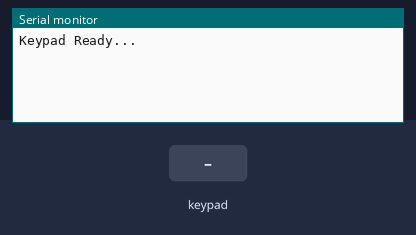
A sketch run on a simulated Arduino Uno, built with avr-gcc and run on an emulated ATmega328P. Shown: the last lines printed to the serial monitor. Wiring (inferred from the names in the program): 4×3 keypad with keys 1 2 3 4 5 6 7 8 9 * 0 # (labels assumed): rows pin 19, pin 18, pin 5, pin 17; columns pin 16, pin 4, pin 2. Inputs (shaded band) come from the test bench.

Above: at 1.2 s.
1.3 s: key '1' pressed
At 2.3 s:
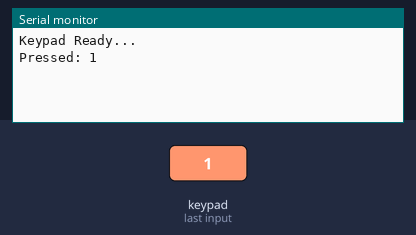
2.8 s: keypad keys 1 6 4 0 2 pressed 0.4 s apart
At 4.26 s:
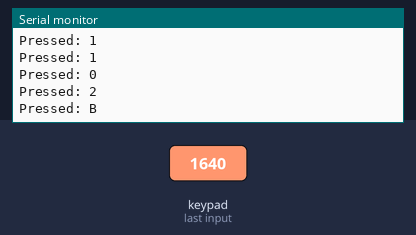
6.3 s: key '9' pressed
At 7.3 s:
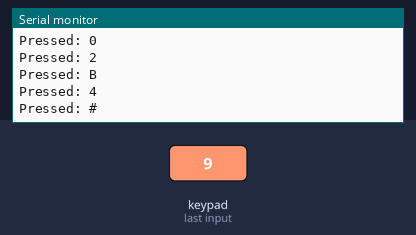
Timing chart, 0 to 9.3 s (numbered marks = the images above; inputs shaded):
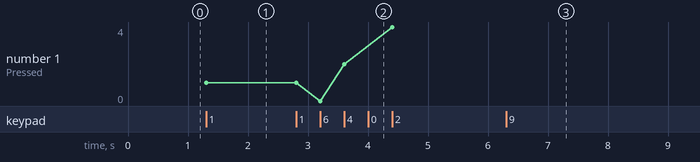

Measured:
- after the input at 1.3 s, the serial monitor: prints a new line at once (image 1)
- after the input at 2.8 s, the serial monitor: prints a new line after 0.40 s (image 2)
- after the input at 6.3 s, the serial monitor: prints a new line at once (image 3)
- plotted number 1: 1 → 4 after the input at 2.8 s

The sketch:

working_4x4_matrix.ino
```cpp
// 4x4 Keypad pins configuration
const int rowPins[4] = {16, 4, 0, 2};  // R1, R2, R3, R4
const int colPins[4] = {19, 18, 5, 17}; // C1, C2, C3, C4

// Keypad layout based on your mapping
char keys[4][4] = {
  {'1', '2', '3', 'A'},
  {'4', '5', '6', 'B'},
  {'7', '8', '9', 'C'},
  {'*', '0', '#', 'D'}
};

unsigned long lastDebounceTime = 0;
const unsigned long debounceDelay = 200;  // 200 ms debounce timeout

char lastKey = '\0';

void setup() {
  Serial.begin(9600);

  // Initialize row pins as OUTPUT and set them HIGH (inactive)
  for (int r = 0; r < 4; r++) {
    pinMode(rowPins[r], OUTPUT);
    digitalWrite(rowPins[r], HIGH);
  }

  // Initialize column pins as INPUT_PULLUP
  for (int c = 0; c < 4; c++) {
    pinMode(colPins[c], INPUT_PULLUP);
  }

  Serial.println("Keypad Ready...");
}

char scanKeypad() {
  for (int r = 0; r < 4; r++) {
    digitalWrite(rowPins[r], LOW);  // Activate the current row

    for (int c = 0; c < 4; c++) {
      if (digitalRead(colPins[c]) == LOW) {  // Key pressed
        digitalWrite(rowPins[r], HIGH); // Deactivate row before returning
        return keys[r][c];
      }
    }

    digitalWrite(rowPins[r], HIGH);  // Deactivate current row
  }
  return '\0';  // No key pressed
}

void loop() {
  char key = scanKeypad();

  if (key != '\0' && key != lastKey) {
    if (millis() - lastDebounceTime > debounceDelay) {
      Serial.print("Pressed: ");
      Serial.println(key);
      lastDebounceTime = millis();
      lastKey = key;
    }
  } else if (key == '\0') {
    lastKey = '\0';  // Reset key state when no key is pressed
  }
}
```
